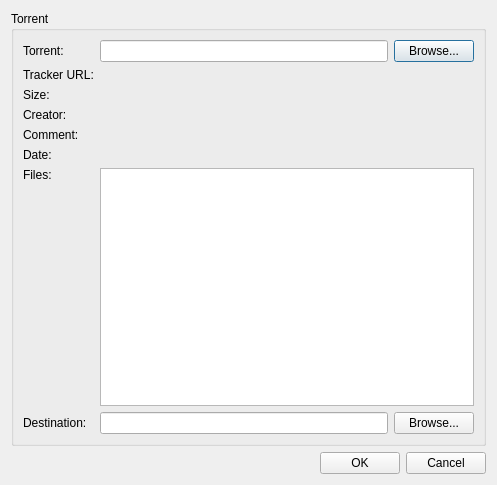
<ui version="4.0" >
 <class>AddTorrent</class>
 <widget class="QDialog" name="AddTorrent" >
  <property name="geometry" >
   <rect>
    <x>0</x>
    <y>0</y>
    <width>497</width>
    <height>485</height>
   </rect>
  </property>
  <property name="windowTitle" >
   <string>Add torrent</string>
  </property>
  <property name="windowIcon" >
   <iconset resource="resources.qrc" >:/resources/images/addjob.png</iconset>
  </property>
  <layout class="QVBoxLayout" >
   <item>
    <widget class="QGroupBox" name="groupBox" >
     <property name="title" >
      <string>Torrent</string>
     </property>
     <layout class="QGridLayout" >
      <item row="0" column="0" >
       <widget class="QLabel" name="label" >
        <property name="text" >
         <string>Torrent:</string>
        </property>
       </widget>
      </item>
      <item row="0" column="1" >
       <layout class="QHBoxLayout" >
        <item>
         <widget class="QLineEdit" name="TorrentFile_" />
        </item>
        <item>
         <widget class="QPushButton" name="TorrentBrowse_" >
          <property name="text" >
           <string>Browse...</string>
          </property>
         </widget>
        </item>
       </layout>
      </item>
      <item row="1" column="0" >
       <widget class="QLabel" name="label_2" >
        <property name="text" >
         <string>Tracker URL:</string>
        </property>
       </widget>
      </item>
      <item row="1" column="1" >
       <widget class="QLabel" name="label_4" >
        <property name="text" >
         <string>&lt;unknown></string>
        </property>
       </widget>
      </item>
      <item row="2" column="0" >
       <widget class="QLabel" name="label_3" >
        <property name="text" >
         <string>Size:</string>
        </property>
       </widget>
      </item>
      <item row="2" column="1" >
       <widget class="QLabel" name="label_5" >
        <property name="text" >
         <string>&lt;unknown></string>
        </property>
       </widget>
      </item>
      <item row="3" column="0" >
       <widget class="QLabel" name="label_6" >
        <property name="text" >
         <string>Creator:</string>
        </property>
       </widget>
      </item>
      <item row="3" column="1" >
       <widget class="QLabel" name="label_7" >
        <property name="text" >
         <string>&lt;unknown></string>
        </property>
       </widget>
      </item>
      <item row="4" column="0" >
       <widget class="QLabel" name="label_8" >
        <property name="text" >
         <string>Comment:</string>
        </property>
       </widget>
      </item>
      <item row="4" column="1" >
       <widget class="QLabel" name="label_9" >
        <property name="text" >
         <string>&lt;unknown></string>
        </property>
       </widget>
      </item>
      <item row="5" column="0" >
       <widget class="QLabel" name="label_12" >
        <property name="text" >
         <string>Date:</string>
        </property>
       </widget>
      </item>
      <item row="5" column="1" >
       <widget class="QLabel" name="label_13" >
        <property name="text" >
         <string>&lt;unknown></string>
        </property>
       </widget>
      </item>
      <item row="6" column="0" >
       <widget class="QLabel" name="label_10" >
        <property name="text" >
         <string>Files:</string>
        </property>
       </widget>
      </item>
      <item rowspan="2" row="6" column="1" >
       <widget class="QTextEdit" name="textEdit" />
      </item>
      <item row="7" column="0" >
       <spacer>
        <property name="orientation" >
         <enum>Qt::Vertical</enum>
        </property>
        <property name="sizeHint" >
         <size>
          <width>20</width>
          <height>40</height>
         </size>
        </property>
       </spacer>
      </item>
      <item row="8" column="0" >
       <widget class="QLabel" name="label_11" >
        <property name="text" >
         <string>Destination:</string>
        </property>
       </widget>
      </item>
      <item row="8" column="1" >
       <layout class="QHBoxLayout" >
        <item>
         <widget class="QLineEdit" name="Destination_" />
        </item>
        <item>
         <widget class="QPushButton" name="DestinationBrowse_" >
          <property name="text" >
           <string>Browse...</string>
          </property>
         </widget>
        </item>
       </layout>
      </item>
     </layout>
    </widget>
   </item>
   <item>
    <layout class="QHBoxLayout" >
     <item>
      <spacer>
       <property name="orientation" >
        <enum>Qt::Horizontal</enum>
       </property>
       <property name="sizeHint" >
        <size>
         <width>40</width>
         <height>20</height>
        </size>
       </property>
      </spacer>
     </item>
     <item>
      <widget class="QPushButton" name="OK_" >
       <property name="text" >
        <string>OK</string>
       </property>
      </widget>
     </item>
     <item>
      <widget class="QPushButton" name="Cancel_" >
       <property name="text" >
        <string>Cancel</string>
       </property>
      </widget>
     </item>
    </layout>
   </item>
  </layout>
 </widget>
 <resources>
  <include location="resources.qrc" />
 </resources>
 <connections>
  <connection>
   <sender>OK_</sender>
   <signal>released()</signal>
   <receiver>AddTorrent</receiver>
   <slot>accept()</slot>
   <hints>
    <hint type="sourcelabel" >
     <x>366</x>
     <y>462</y>
    </hint>
    <hint type="destinationlabel" >
     <x>312</x>
     <y>470</y>
    </hint>
   </hints>
  </connection>
  <connection>
   <sender>Cancel_</sender>
   <signal>released()</signal>
   <receiver>AddTorrent</receiver>
   <slot>reject()</slot>
   <hints>
    <hint type="sourcelabel" >
     <x>453</x>
     <y>456</y>
    </hint>
    <hint type="destinationlabel" >
     <x>493</x>
     <y>451</y>
    </hint>
   </hints>
  </connection>
 </connections>
</ui>
